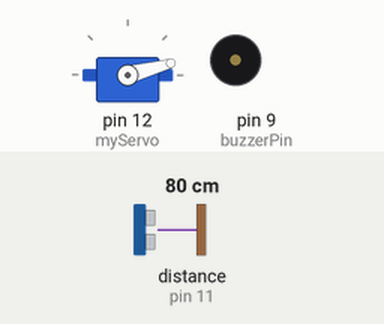
This sketch was run on a simulated Arduino Uno, built with avr-gcc and run on an emulated ATmega328P. On the bench: servo, buzzer (waves = sounding). Wiring (inferred from the names in the program): ultrasonic range finder: trigger pin 10; echo pin 11. The test bench sets the inputs (shaded band); at power-on: distance to the obstacle (sensor on pin 11) 80 cm. The echo pulse lasts 58.3 µs per cm; what the sketch prints to the serial monitor is not drawn.

Above: at 0.01 s.
1.3 s: distance to the obstacle (sensor on pin 11) set to 2 cm
At 2.3 s:
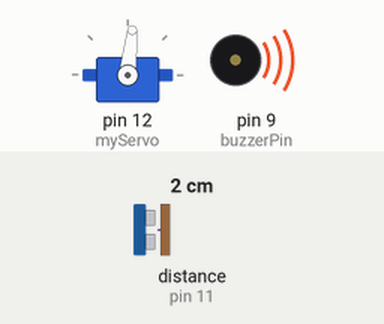
4.3 s: distance to the obstacle (sensor on pin 11) set to 18 cm
7.3 s: distance to the obstacle (sensor on pin 11) set to 22 cm
At 8.0 s:
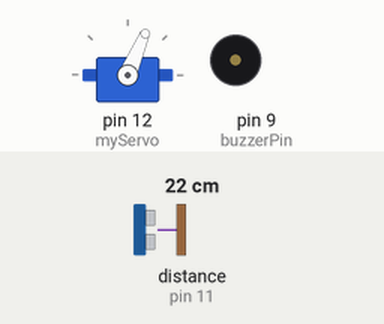
10.3 s: distance to the obstacle (sensor on pin 11) set to 4 cm
At 11.0 s:
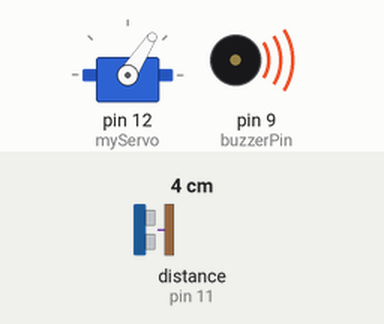
13.3 s: distance to the obstacle (sensor on pin 11) set to 35 cm
At 14.43 s:
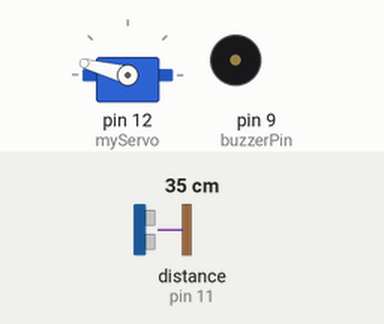
16.3 s: distance to the obstacle (sensor on pin 11) set to 12 cm
At 17.0 s:
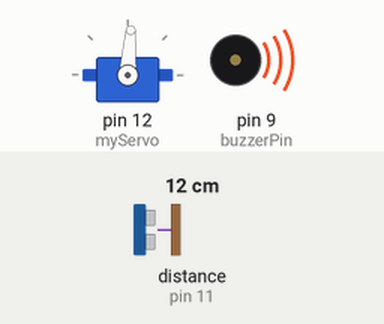
Timing chart, 0 to 20.3 s (numbered marks = the images above; inputs shaded):
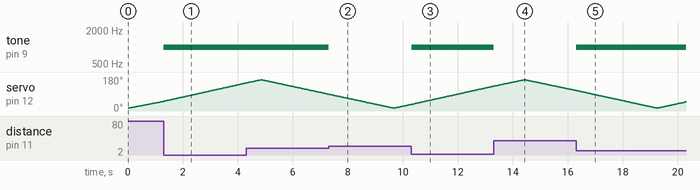

The sketch:

Arduino_code_Group-12_sec-A_.ino
```cpp
#include <Servo.h>
// Defines Tirg and Echo pins of the Ultrasonic Sensor & the Buzzer pin
const int trigPin = 10;
const int echoPin = 11;
const int buzzerPin = 9;
// Variables for the duration and the distance
long duration;
int distance;
Servo myServo;
void setup() {
  pinMode(trigPin, OUTPUT); // Sets the trigPin as an Output
  pinMode(echoPin, INPUT); // Sets the echoPin as an Input
  pinMode(buzzerPin, OUTPUT); // Sets the buzzerPin as an Output
  Serial.begin(9600);
  myServo.attach(12);
}
void loop() {
  // rotates the servo motor from 15 to 165 degrees
  for(int i=15;i<=165;i++){
  myServo.write(i);
  delay(30);
  distance = calculateDistance();
  Serial.print(i);
  Serial.print(",");
  Serial.print(distance);
  Serial.print(".");
  if (distance < 20) {
    tone(buzzerPin,1000);
  } else {
    noTone(buzzerPin);
  }
  }
  // Repeats the previous lines from 165 to 15 degrees
  for(int i=165;i>15;i--){
  myServo.write(i);
  delay(30);
  distance = calculateDistance();
  Serial.print(i);
  Serial.print(",");
  Serial.print(distance);
  Serial.print(".");
  if (distance < 20) {
    tone(buzzerPin,1000);
  } else {
    noTone(buzzerPin);
  }
  }
}
// Function for calculating the distance measured by the Ultrasonic sensor
int calculateDistance(){
  digitalWrite(trigPin, LOW);
  delayMicroseconds(2);
  digitalWrite(trigPin, HIGH);
  delayMicroseconds(10);
  digitalWrite(trigPin, LOW);
  duration = pulseIn(echoPin, HIGH);
  distance= duration*0.034/2;
  return distance;
}
```

Measured:
- the behaviour switches between 20 and 21 cm on distance to the obstacle (sensor on pin 11) (found by bisection; images 1 and 2)
- after the input at 1.3 s, tone on pin 9 (buzzerPin): silent → 1000 Hz at once
- after the input at 7.3 s, tone on pin 9 (buzzerPin): 1000 Hz → silent at once
- after the input at 10.3 s, tone on pin 9 (buzzerPin): silent → 1000 Hz at once
- after the input at 13.3 s, tone on pin 9 (buzzerPin): 1000 Hz → silent at once
- after the input at 16.3 s, tone on pin 9 (buzzerPin): silent → 1000 Hz at once
